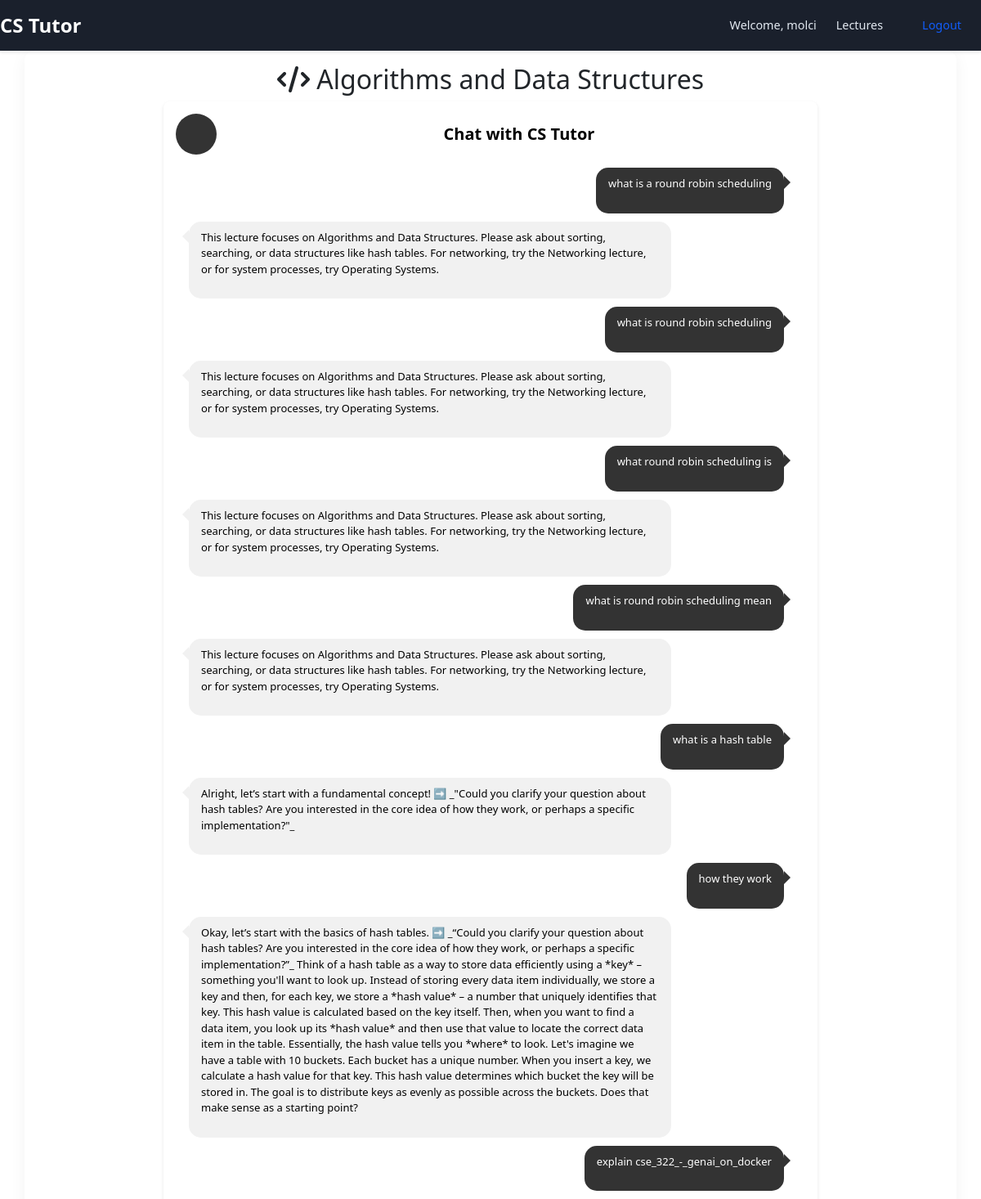
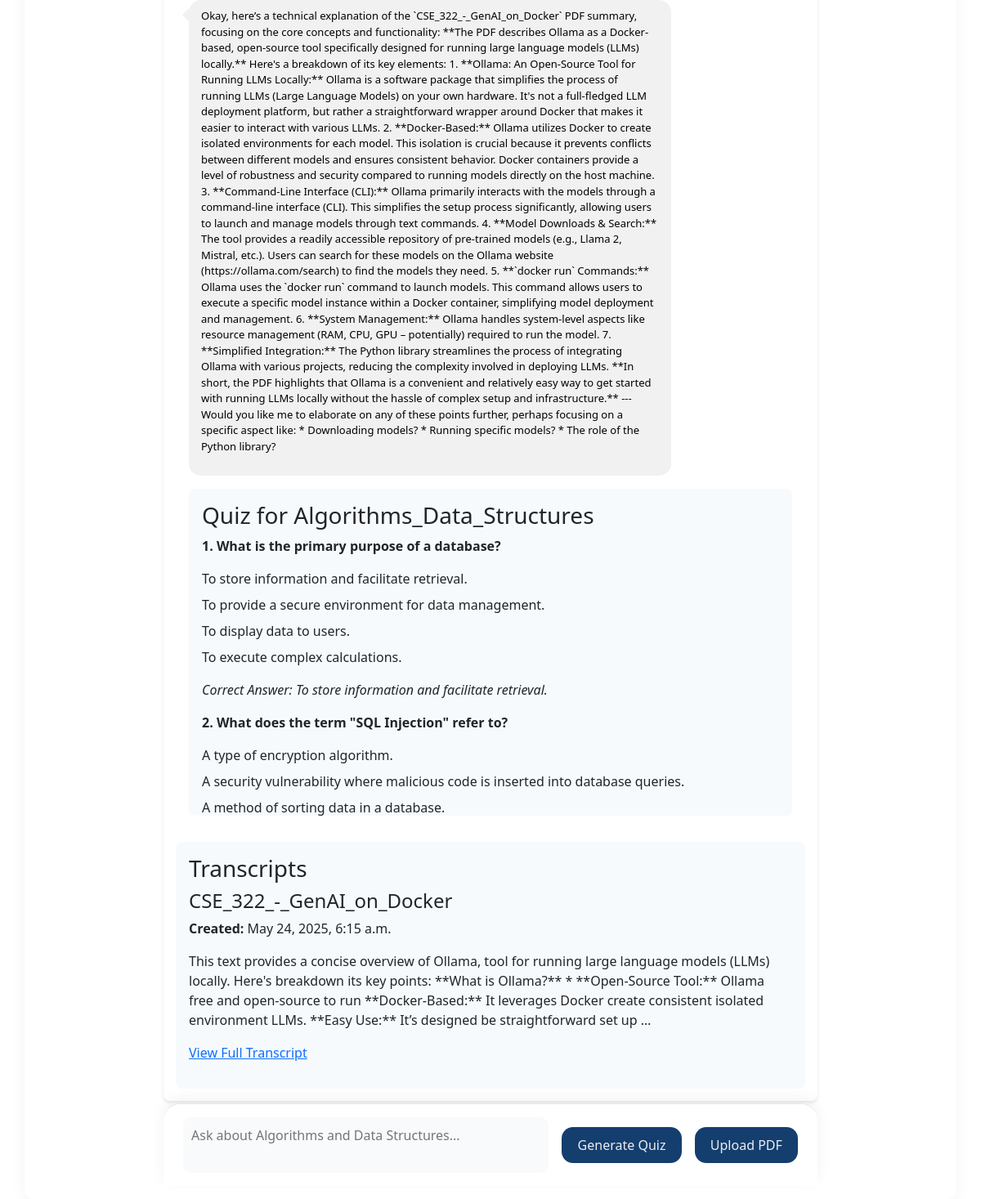
Screenshot of /lecture/algorithms_data_structures/ (signed in) with the database file from the repository (2 pictures, top to bottom).
### ai_model/models.py (models this page shows, shortened)
class ChatHistory(models.Model):
    user = models.ForeignKey(User, on_delete=models.CASCADE)
    lecture = models.CharField(max_length=100)
    user_input = models.TextField()
    bot_response = models.TextField()
    message_id = models.CharField(max_length=100, blank=True)
    created_at = models.DateTimeField(auto_now_add=True)
    class Meta:
        constraints = [
            models.UniqueConstraint(
                fields=['user', 'lecture', 'user_input'],
                name='unique_chat_entry'
            )
        ]

class Quiz(models.Model):
    user = models.ForeignKey(User, on_delete=models.CASCADE)
    lecture = models.CharField(max_length=100)
    question = models.TextField()
    options = models.JSONField()
    correct_answer = models.TextField()
    created_at = models.DateTimeField(auto_now_add=True)
    class Meta:
        ordering = ['created_at']

class Transcript(models.Model):
    user = models.ForeignKey(User, on_delete=models.CASCADE)
    lecture = models.CharField(max_length=100)
    title = models.CharField(max_length=255)
    transcript_text = models.TextField()
    created_at = models.DateTimeField(auto_now_add=True)
    class Meta:
        ordering = ['-created_at']

### ai_model/views.py (the view, shortened to what this page needs)
# urls.py: path('lecture/<str:lecture_name>/', views.lecture_view, name='lecture'),
@login_required
def lecture_view(request, lecture_name):
    lecture_config = {
        'algorithms_data_structures': {
            'prompt_file': 'algorithms_data_structures.txt',
            'template': 'lecture_chat.html',
            'lecture_id': 'algorithms_data_structures',
            'title': 'Algorithms and Data Structures'
        },
        'networking': {
            'prompt_file': 'networking.txt',
            'template': 'lecture_chat.html',
            'lecture_id': 'networking',
            'title': 'Networking'
        },
        'operating_systems': {
            'prompt_file': 'operating_systems.txt',
            'template': 'lecture_chat.html',
            'lecture_id': 'operating_systems',
            'title': 'Operating Systems'
        },
    }
    config = lecture_config.get(lecture_name)
    if not config:
        logger.warning(f"Invalid lecture: {lecture_name}")
        return redirect('lecture_list')
    start_time = time.time()
    cache_key = f"chat_history:{request.user.id}:{lecture_name}"
    chat_history = cache.get(cache_key)
    if chat_history is None:
        logger.info(f"Cache miss for {cache_key}, querying SQLite")
        chat_history = ChatHistory.objects.filter(
            user=request.user,
            lecture=lecture_name
        ).order_by('created_at')
        seen = {}
        deduplicated = []
        for entry in chat_history:
            key = (entry.user_id, entry.lecture, entry.user_input.lower().strip())
            if key not in seen or entry.created_at > seen[key].created_at:
                seen[key] = entry
        deduplicated = list(seen.values())
        chat_history = deduplicated
        if chat_history:
            cache.set(cache_key, chat_history, timeout=3600)
            logger.info(
                f"Cached {cache_key}, {len(chat_history)} entries, time: {time.time() - start_time:.3f}s"
            )
        else:
            logger.debug(f"Not caching empty chat history for {cache_key}")
    logger.debug(
        f"Chat history for {cache_key}: {len(chat_history)} entries, "
        f"message_ids={[entry.message_id for entry in chat_history]}"
    )
    quizzes = Quiz.objects.filter(user=request.user, lecture=lecture_name).order_by('created_at')
    transcripts = Transcript.objects.filter(user=request.user, lecture=lecture_name).order_by('-created_at')
    return render(request, config['template'], {
        "chat_history": chat_history,
        "quizzes": quizzes,
        "transcripts": transcripts,
        "lecture_name": lecture_name,
        "lecture_title": config['title'],
        "lecture_config": lecture_config,
    })

### templates/lecture_chat.html (shortened to what this page needs)
<!DOCTYPE html>
<html lang="en">
  {% load static %}
  <head>
    <link rel="stylesheet" href="{% static 'css/style.css' %}" />
    <link rel="stylesheet" href="{% static 'css/chat.css' %}" />
    <link rel="stylesheet" href="{% static 'css/lecture_chat.css' %}" />
    <link
      rel="stylesheet"
      href="https://cdnjs.cloudflare.com/ajax/libs/font-awesome/6.4.0/css/all.min.css"
    />
    <link href="https://cdn.jsdelivr.net/npm/bootstrap@5.3.0/dist/css/bootstrap.min.css" rel="stylesheet">
  </head>
  <body>
    <header>
      <nav class="navbar">
        <a href="{% url 'lecture_list' %}" class="nav-brand">CS Tutor</a>
        <div class="nav-links">
          <span>Welcome, {{ request.user.username }}</span>
          <a href="{% url 'lecture_list' %}">Lectures</a>
          <form
            method="post"
            action="{% url 'logout' %}"
            style="display: inline"
          >
            <button type="submit" class="nav-button">Logout</button>
          </form>
        </div>
      </nav>
    </header>
    <main class="container">
      <h2>
        <i
          class="fas {% if lecture_name == 'algorithms_data_structures' %}fa-code{% elif lecture_name == 'networking' %}fa-network-wired{% else %}fa-server{% endif %}"
        ></i>
        {{ lecture_title }}
      </h2>
      <div class="card-container">
        <div class="card-header">
          <div class="img-avatar"></div>
          <div class="text-chat">Chat with CS Tutor</div>
        </div>
        <div class="card-body">
          <div class="messages-container" id="chat-box">
            {% include "partials/lecture_chat.html" %}
          </div>
          <div class="transcript-container">
            <h3>Transcripts</h3>
            <ul>
              {% for transcript in transcripts %}
              <li class="transcript-item">
                <h4>{{ transcript.title }}</h4>
                <p><strong>Created:</strong> {{ transcript.created_at }}</p>
                <p>{{ transcript.transcript_text|truncatewords:50 }}</p>
                <a href="{% url 'transcript_detail' transcript.id %}">View Full Transcript</a>
              </li>
              {% empty %}
              <li class="no-transcripts">No transcripts available. <a href="#" data-bs-toggle="modal" data-bs-target="#uploadModal">Upload PDF</a></li>
              {% endfor %}
            </ul>
          </div>
        </div>
      </div>
      <div class="message-input">
        <form method="post" id="chat-form">
          <textarea
            name="question"
            id="user-question"
            placeholder="Ask about {{ lecture_title }}..."
            class="message-send"
            required
          ></textarea>
        </form>
        <button class="action-button" id="quiz-generate">Generate Quiz</button>
        <button class="action-button" data-bs-toggle="modal" data-bs-target="#uploadModal">Upload PDF</button>
      </div>
    </main>
  </body>
</html>

### templates/partials/lecture_chat.html
{% for message in chat_history %}
  {% if message.user_input %}
    <div class="message-box right" data-id="msg-{{ message.message_id|default_if_none:'unknown' }}">
      <p>{{ message.user_input }}</p>
    </div>
  {% endif %}
  {% if message.bot_response %}
    <div class="message-box left" data-id="msg-{{ message.message_id|default_if_none:'unknown' }}-response">
      <p>{{ message.bot_response }}</p>
    </div>
  {% endif %}
{% endfor %}
{% if quizzes %}
  <div class="quiz-container">
    <h3>Quiz for {{ lecture_name|title }}</h3>
    {% for quiz in quizzes %}
      <div class="quiz-question">
        <p><strong>{{ forloop.counter }}. {{ quiz.question }}</strong></p>
        <ul>
          {% for option in quiz.options %}
            <li>{{ option }}</li>
          {% endfor %}
        </ul>
        <p><em>Correct Answer: {{ quiz.correct_answer }}</em></p>
      </div>
    {% endfor %}
  </div>
{% endif %}

### static/css/style.css (style rules this page uses)
* { box-sizing: border-box; margin: 0; padding: 0; }
body { font-family: "Inter", -apple-system, BlinkMacSystemFont, "Segoe UI", Roboto, sans-serif; background-color: #f5f7fa; color: #2d3748; line-height: 1.6; }
.navbar { background-color: #1a202c; padding: 1rem 2rem; display: flex; justify-content: space-between; align-items: center; box-shadow: 0 2px 4px rgba(0, 0, 0, 0.1); }
.nav-brand { color: #ffffff; font-size: 1.5rem; font-weight: 700; text-decoration: none; }
.nav-links { display: flex; align-items: center; gap: 1.5rem; }
.nav-links span { color: #e2e8f0; font-size: 0.9rem; }
.nav-links a { color: #e2e8f0; text-decoration: none; font-weight: 500; font-size: 0.9rem; }
.nav-button { background: none; border: none; color: #115dfc; cursor: pointer; font-weight: 500; font-size: 0.9rem; }
.container { max-width: 900px; margin: 2rem auto; padding: 2rem; background-color: #ffffff; border-radius: 12px; box-shadow: 0 4px 20px rgba(0, 0, 0, 0.05); }
h2 { font-size: 2rem; color: #2d3748; text-align: center; margin-bottom: 1.5rem; }
button { padding: 0.75rem 1.5rem; background-color: #115dfc; color: #ffffff; border: none; border-radius: 6px; cursor: pointer; font-size: 1rem; transition: background-color 0.2s; }

### static/css/chat.css (style rules this page uses)
.card-container { background-color: #fff; border-radius: 10px; padding: 15px; margin: 20px auto; display: flex; flex-direction: column; width: 100%; max-width: 100%; }
.card-header { display: flex; align-items: center; padding-bottom: 10px; border-bottom: 1px solid #ccc; }
.card-header .img-avatar { width: 50px; height: 50px; border-radius: 50%; margin-right: 20px; background-color: #333; }
.card-header .text-chat { color: black; margin: 0; font-size: 20px; }
.card-body { flex: 1; overflow-y: auto; }
.messages-container { padding: 15px; }
.message-box { padding: 10px 15px; margin-bottom: 10px; border-radius: 15px; max-width: 80%; width: fit-content; position: relative; font-size: 13px; }
.message-box.left { background-color: #f1f1f1; color: black; margin-right: 20px; }
.message-box.left::before { content: ''; position: absolute; left: -8px; top: 10px; border-right: 8px solid #f1f1f1; border-top: 8px solid transparent; border-bottom: 8px solid transparent; }
.message-box.right { background-color: #333; color: #fff; margin-left: auto; margin-right: 10px; }
.message-box.right::before { content: ''; position: absolute; right: -8px; top: 10px; border-left: 8px solid #333; border-top: 8px solid transparent; border-bottom: 8px solid transparent; }
.message-input { padding: 5px; border-top: 1px solid #ccc; }
.message-input .message-send { width: 100%; padding: 10px; border: none; border-radius: 10px; resize: none; }

### rows the page displays
ChatHistory: user_input "what is a round robin scheduling", bot_response "This lecture focuses on Algorithms and Data Structures. Please ask about sorting, searching, or data structures like hash tables. For networking, try the Networking lecture, or for system processes, try Operating Systems."
ChatHistory: user_input "what is round robin scheduling", bot_response "This lecture focuses on Algorithms and Data Structures. Please ask about sorting, searching, or data structures like hash tables. For networking, try the Networking lecture, or for system processes, try Operating Systems."
ChatHistory: user_input "what round robin scheduling is", bot_response "This lecture focuses on Algorithms and Data Structures. Please ask about sorting, searching, or data structures like hash tables. For networking, try the Networking lecture, or for system processes, try Operating Systems."
ChatHistory: user_input "what is round robin scheduling mean", bot_response "This lecture focuses on Algorithms and Data Structures. Please ask about sorting, searching, or data structures like hash tables. For networking, try the Networking lecture, or for system processes, try Operating Systems."
ChatHistory: user_input "what is a hash table", bot_response "Alright, let’s start with a fundamental concept! ➡️ _\"Could you clarify your question about hash tables? Are you interested in the core idea of how they work, or perhaps a specific implementation?\"_"
ChatHistory: user_input "how they work", bot_response "Okay, let’s start with the basics of hash tables. ➡️ _“Could you clarify your question about hash tables? Are you interested in the core idea of how they work, or perhaps a specific implementation?”_ Think of a hash table as a way to store data efficiently using a *key* – something you'll want to look up. Instead of storing every data item individually, we store a key and then, for each key, we store a *hash value* – a number that uniquely identifies that key. This hash value is calculated based on the key itself. Then, when you want to find a data item, you look up its *hash value* and then use that value to locate the correct data item in the table. Essentially, the hash value tells you…"
ChatHistory: user_input "explain cse_322_-_genai_on_docker", bot_response "Okay, here’s a technical explanation of the `CSE_322_-_GenAI_on_Docker` PDF summary, focusing on the core concepts and functionality: **The PDF describes Ollama as a Docker-based, open-source tool specifically designed for running large language models (LLMs) locally.** Here's a breakdown of its key elements: 1. **Ollama: An Open-Source Tool for Running LLMs Locally:** Ollama is a software package that simplifies the process of running LLMs (Large Language Models) on your own hardware. It's not a full-fledged LLM deployment platform, but rather a straightforward wrapper around Docker that makes it easier to interact with various LLMs. 2. **Docker-Based:** Ollama utilizes Docker to create…"
Quiz: question "What is the primary purpose of a database?", options "To store information and facilitate retrieval." "To provide a secure environment for data management." "To display data to users." "To execute complex calculations.", correct_answer "To store information and facilitate retrieval."
Quiz: question "What does the term \"SQL Injection\" refer to?", options "A type of encryption algorithm." "A security vulnerability where malicious code is inserted into database queries." "A method of sorting data in a database."

### other values shown
{{ request.user.username }} "molci"
{{ lecture_title }} "Algorithms and Data Structures"
{{ lecture_name|title }} "Algorithms_Data_Structures"
